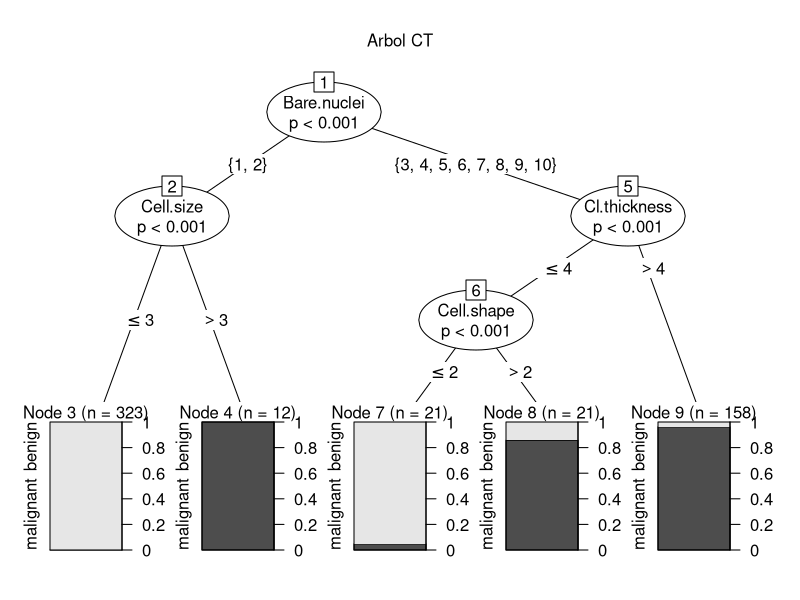
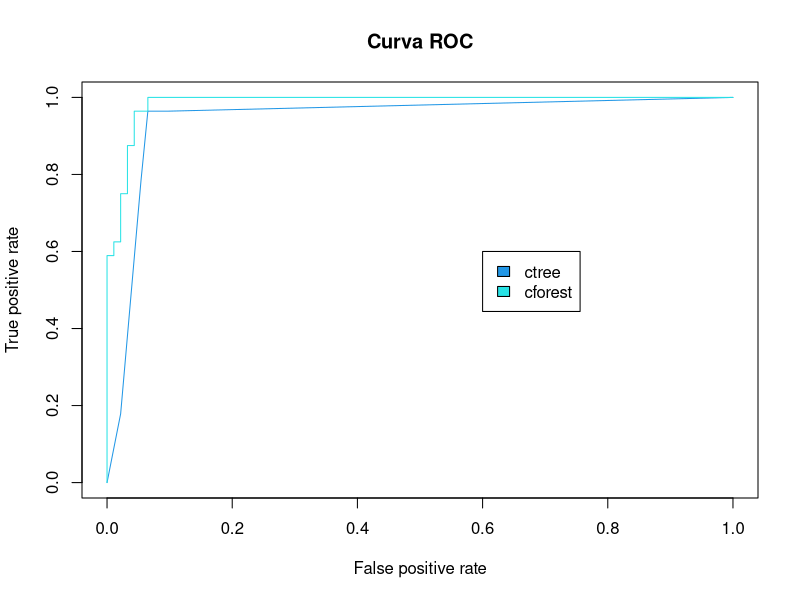

The R script that drew these images, in order:
require(mlbench)
data("BreastCancer")
head(BreastCancer)
summary(BreastCancer)
require(skimr)
skim(BreastCancer)

BreastCancer <- na.omit(BreastCancer)
BreastCancer$Id <- NULL

set.seed(2)
ind <- sample(2, nrow(BreastCancer), replace = TRUE, prob=c(0.8, 0.2))

require(party)
x.ct <- ctree(Class ~ ., data=BreastCancer[ind == 1,])
x.ct.pred <- predict(x.ct, data=BreastCancer[ind == 2,])
x.ct.prob <-  1- unlist(treeresponse(x.ct, BreastCancer[ind == 2,]), use.names=F)[seq(1,nrow(BreastCancer[ind == 2,])*2,2)]
plot(x.ct, main="Arbol CT")

x.cf <- cforest(Class ~ ., data=BreastCancer[ind == 1,])
print(x.cf)
x.cf.pred <- predict(x.cf, newdata=BreastCancer[ind == 2,])
x.cf.prob <-  1- unlist(treeresponse(x.cf, BreastCancer[ind == 2,]), use.names=F)[seq(1,nrow(BreastCancer[ind == 2,])*2,2)]

require(ROCR)

x.ct.prob.roc <- prediction(x.ct.prob, BreastCancer[ind == 2, 'Class'])
print(x.ct.prob.roc)
x.ct.perf <- performance(x.ct.prob.roc, "tpr","fpr")
print(x.ct.perf)
plot(x.ct.perf, col=4, main="Curva ROC")

legend(0.6,0.6, c('ctree','cforest'),4:5)

x.cf.prob.roc <- prediction(x.cf.prob, BreastCancer[ind == 2,'Class'])
print(x.cf.prob.roc )
x.cf.perf <- performance(x.cf.prob.roc,"tpr","fpr")
plot(x.cf.perf, col=5, add=TRUE)
